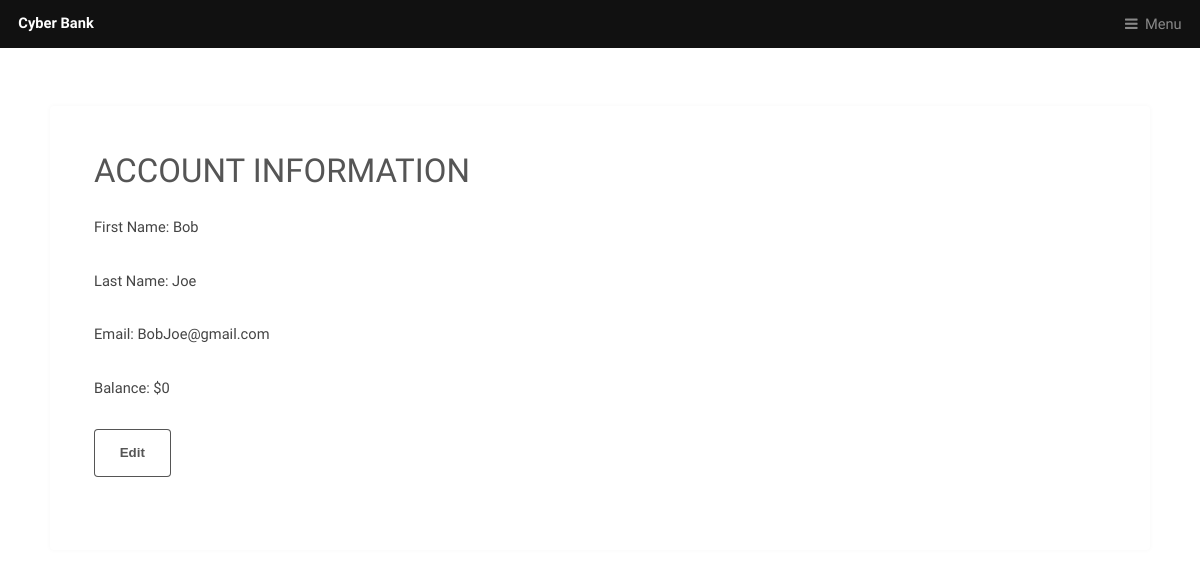
The app's page /views/Account.php, older data.
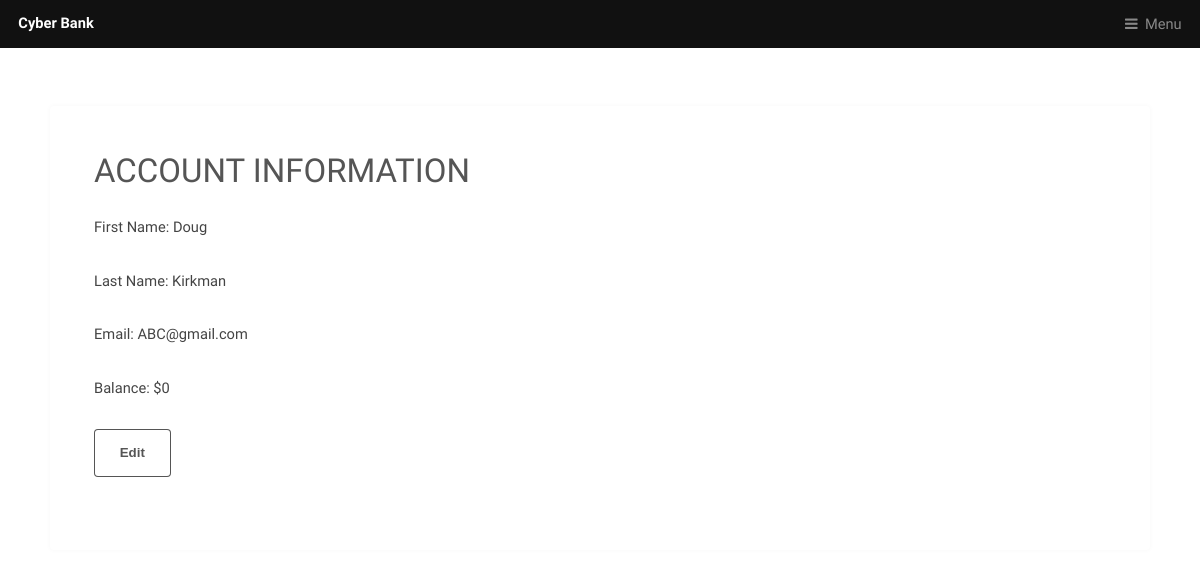
The same page, newer data.
### tables this page shows
CREATE TABLE `account` (
  `AccountNumber` int(4) NOT NULL,
  `FirstName` varchar(256) NOT NULL,
  `LastName` varchar(256) NOT NULL,
  `Email` varchar(256) NOT NULL,
  `Balance` int(4) NOT NULL,
  `AccType` varchar(256) NOT NULL
);

### views/Account.php (the view, shortened to what this page needs)
<!DOCTYPE HTML>
<?php
require_once("../application/database.php");
$sql = "SELECT * FROM `account` WHERE accountnumber = 1";
$result = $conn->query($sql);
while ($obj = $result->fetch_object()) {
	$FirstName = $obj->FirstName;
	$LastName = $obj->LastName;
	$Email = $obj->Email;
	$Balance = $obj->Balance;
}
?>
<html>
	<head>
		<link rel="stylesheet" href="../www/assets/css/main.css" />
	</head>
	<body class="is-preload">
		<?php require_once("../www/includes/header.php") ?>
		<section id="main" class="wrapper">
						<div class="inner">
							<div class="content">
								<header>
									<h2>Account Information</h2>
								</header>
								<form action="ModifyAccount.php">
								<p>First Name: <?php  echo $FirstName?></p>
								<p>Last Name: <?php  echo $LastName?></p>
								<p>Email: <?php echo $Email ?> </p>
								<p>Balance:  $<?php echo $Balance ?></p>
								<button type="submit"> Edit </button>
								</form>
							</div>
						</div>
					</section>
	</body>
</html>

### www/includes/header.php (shortened to what this page needs)
<header id="header">
				<a class="logo" href="index.php">Cyber Bank</a>
				<nav>
					<a href="#menu">Menu</a>
                </nav>
            </header>

Row changes from the older to the newer data that the page shows:
changed account: FirstName "Bob" → "Doug"; LastName "Joe" → "Kirkman"; Email "BobJoe@gmail.com" → "ABC@gmail.com"
